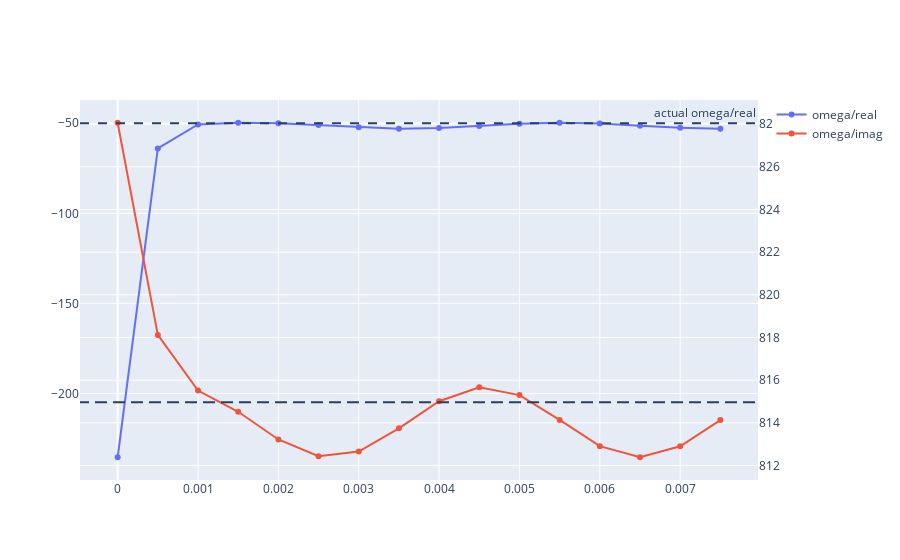

The cell this chart's notebook holds for it:
### Code cell
# Exponent component reversal

# Join derivative values in a DataFrame
df_ders = pd.DataFrame()
for i, der in enumerate(derivs):
    der = pd.DataFrame(der, columns=['time', 'deriv%d'%i])
    der.set_index('time', inplace=True)
    der = der[~der.index.duplicated(keep='last')]
    df_ders = df_ders.join(der, how='right')

omega_line = [[], []]
for t, *derivs in df_ders.itertuples():
    omega_line[0].append(t)
    # Keep the first result only
    omega_line[1].append(euler_approx.calc_omegas_from_4derivs(derivs)[0])

fig = go.Figure(layout={'yaxis2': dict(overlaying='y', side='right')})
fig.add_scatter(x=omega_line[0], y=[v.real for v in omega_line[1]], name='omega/real', yaxis='y')
fig.add_scatter(x=omega_line[0], y=[v.imag for v in omega_line[1]], name='omega/imag', yaxis='y2')
fig.add_hline(omega.real, line_dash='dash', annotation_text='actual omega/real')
#Bug workaround: The add_hline(yref='y2') does not work, use add_shape() instead
fig.add_shape(x0=0, y0=omega.imag, x1=1, y1=omega.imag, line_dash='dash', name='actual omega/imag',
        xref='paper', yref='y2')
fig.show()

### Figure 1 — Plotly figure (JSON) as saved in the notebook; plotly's stock layout.template omitted (floating-point values rounded to 4 significant figures)
{"data": [{"name": "omega/real", "type": "scatter", "x": [0.0, 0.0005, 0.001, 0.0015, 0.002, 0.0025, 0.003, 0.0035, 0.004, 0.0045, 0.005, 0.0055, 0.006, 0.0065, 0.007, 0.0075], "y": [-235.4, -64.01, -50.66, -49.81, -49.96, -51.0, -52.29, -53.01, -52.71, -51.58, -50.33, -49.75, -50.19, -51.39, -52.59, -53.03], "yaxis": "y"}, {"name": "omega/imag", "type": "scatter", "x": [0.0, 0.0005, 0.001, 0.0015, 0.002, 0.0025, 0.003, 0.0035, 0.004, 0.0045, 0.005, 0.0055, 0.006, 0.0065, 0.007, 0.0075], "y": [828.1, 818.1, 815.5, 814.5, 813.2, 812.4, 812.7, 813.7, 815.0, 815.7, 815.3, 814.1, 812.9, 812.4, 812.9, 814.1], "yaxis": "y2"}], "layout": {"annotations": [{"showarrow": false, "text": "actual omega/real", "x": 1, "xanchor": "right", "xref": "x domain", "y": -50.0, "yanchor": "bottom", "yref": "y"}], "shapes": [{"line": {"dash": "dash"}, "type": "line", "x0": 0, "x1": 1, "xref": "x domain", "y0": -50.0, "y1": -50.0, "yref": "y"}, {"line": {"dash": "dash"}, "name": "actual omega/imag", "x0": 0, "x1": 1, "xref": "paper", "y0": 815.0, "y1": 815.0, "yref": "y2"}], "yaxis2": {"overlaying": "y", "side": "right"}}}
